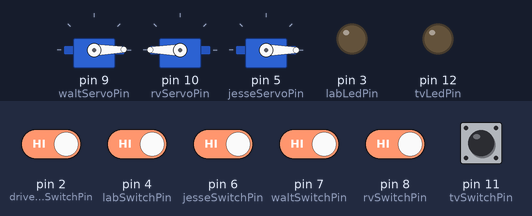
Bench run of a sketch on a simulated Arduino Uno, built with avr-gcc and run on an emulated ATmega328P. Shown: 3 × servo, output pins drawn as LEDs (lit = HIGH). The test bench sets the inputs (shaded band); at power-on: pin 2 (driveAwaySwitchPin), pin 4 (labSwitchPin), pin 6 (jesseSwitchPin), pin 7 (waltSwitchPin), pin 8 (rvSwitchPin), pin 11 (tvSwitchPin) HIGH.

Above: at 1.2 s.
1.3 s: pin 2 (driveAwaySwitchPin) driven LOW and pin 4 (labSwitchPin) driven LOW and pin 6 (jesseSwitchPin) driven LOW and pin 7 (waltSwitchPin) driven LOW and pin 8 (rvSwitchPin) driven LOW
At 8.9 s:
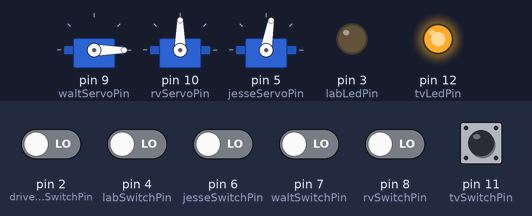
13.4 s: pin 2 (driveAwaySwitchPin) driven HIGH
At 13.59 s:
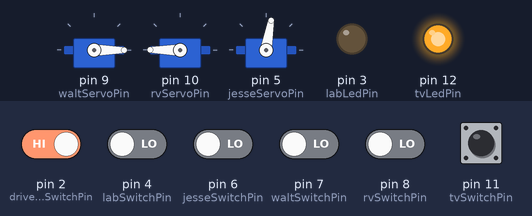
25.5 s: pin 4 (labSwitchPin) driven HIGH
At 29.8 s:
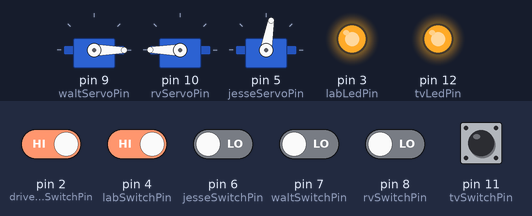
37.6 s: pin 6 (jesseSwitchPin) driven HIGH
At 37.9 s:
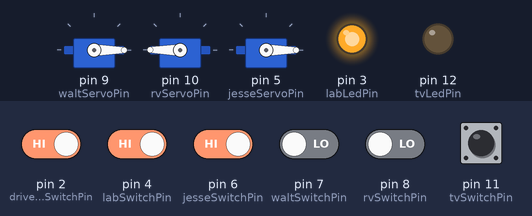
49.7 s: pin 8 (rvSwitchPin) driven HIGH
At 49.86 s:
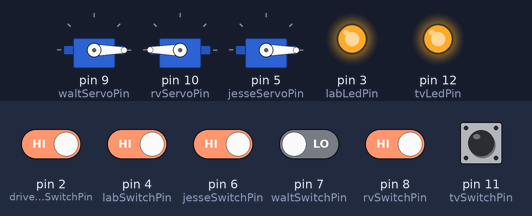
61.8 s: pin 4 (labSwitchPin) driven LOW
At 70.21 s:
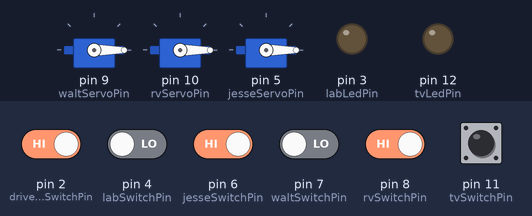
Timing chart, 0 to 79.6 s (numbered marks = the images above; inputs shaded):
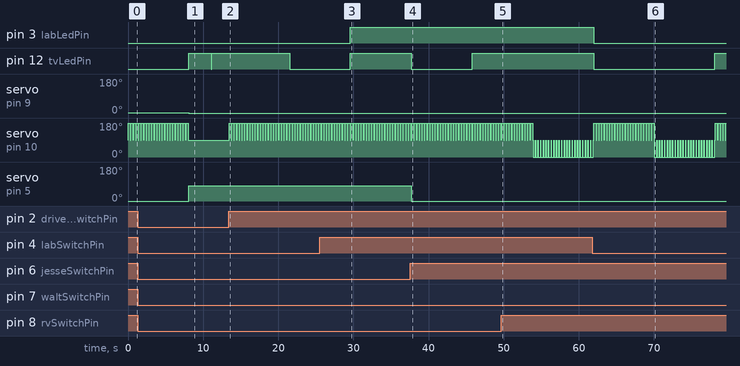

The sketch:

breaking_bad_final_code.ino
```cpp
//god code
//holy crap im tired
#include <Servo.h>

// Create Servo objects
Servo waltServo;   // Servo for Walter (Interaction 1)
Servo rvServo;     // Servo for the RV (Interaction 2)
Servo jesseServo;  // Servo for Jesse (Interaction 4)

// ---- Pin Definitions ----
// Walter (Interaction 1)
const int waltServoPin = 9;   // Pin connected to Walter's servo
const int waltSwitchPin = 7;  // Pin connected to Walter's copper tape switch

// RV (Interaction 2)
const int rvSwitchPin = 8;    // Pin connected to the RV's copper tape switch
const int rvServoPin = 10;    // Pin connected to the RV's 360-degree servo

// TV (Interaction 3)
const int tvSwitchPin = 11;   // Pin connected to the TV's copper tape switch
const int tvLedPin = 12;      // Pin connected to the TV LED

// Jesse (Interaction 4)
const int jesseSwitchPin = 6; // Pin connected to Jesse's copper tape switch
const int jesseServoPin = 5;  // Pin connected to Jesse's servo

// Lab (Interaction 5)
const int labSwitchPin = 4;   // Pin connected to the lab's copper tape switch
const int labLedPin = 3;      // Pin connected to the lab LED

// ---- Interaction 6: Driving Away ----
const int driveAwaySwitchPin = 2;   // Pin connected to the driving away switch
bool isDrivingAway = false;          // State for driving away

// ---- State Variables ----
// RV state
bool rvActivated = false;

// TV state
bool switchActivated = false; // For Interaction 3
unsigned long switchPressTime = 0; // Time when the switch was pressed
const unsigned long ledDuration = 3000; // LED on duration (3 seconds)

// Smooth movement for Walter's servo
int waltServoPosition = 0;   // Current position of Walter's servo
int waltTargetPosition = 0;  // Target position of Walter's servo

void setup() {
  // Attach the servos to their respective pins
  waltServo.attach(waltServoPin);
  rvServo.attach(rvServoPin);
  jesseServo.attach(jesseServoPin);

  // Set up the switch pins as inputs with pull-up resistors
  pinMode(waltSwitchPin, INPUT_PULLUP);
  pinMode(rvSwitchPin, INPUT_PULLUP);
  pinMode(tvSwitchPin, INPUT_PULLUP);
  pinMode(jesseSwitchPin, INPUT_PULLUP);
  pinMode(labSwitchPin, INPUT_PULLUP);
  pinMode(driveAwaySwitchPin, INPUT_PULLUP); // Set up the switch pin for driving away

  // Set up the LED pins as outputs
  pinMode(tvLedPin, OUTPUT);
  pinMode(labLedPin, OUTPUT);

  // Initialize components to their starting states
  waltServo.write(0);    // Walter's servo starts at 0 degrees
  rvServo.write(90);     // RV's servo stationary position
  jesseServo.write(0);   // Jesse's servo starts at 0 degrees
  digitalWrite(tvLedPin, LOW); // Ensure the TV LED is initially off
  digitalWrite(labLedPin, LOW); // Ensure the lab LED is initially off
}

void loop() {
  // ---- Interaction 1: Walter Washing Car ----
  int waltSwitchState = digitalRead(waltSwitchPin); // Read Walter's switch state
  if (waltSwitchState == LOW) {
    waltTargetPosition = 0;  // Rotate to 0 degrees
  } else {
    waltTargetPosition = 20; // Return to 20 degrees
  }

  // Gradually move Walter's servo to the target position
  if (waltServoPosition < waltTargetPosition) {
    waltServoPosition++;
    waltServo.write(waltServoPosition);
    delay(15);  // Adjust speed
  } else if (waltServoPosition > waltTargetPosition) {
    waltServoPosition--;
    waltServo.write(waltServoPosition);
    delay(15);  // Adjust speed
  }

  // ---- Interaction 6: Driving Away ----
  int driveAwaySwitchState = digitalRead(driveAwaySwitchPin); // Read the driving away switch state
  if (driveAwaySwitchState == HIGH && !isDrivingAway) {
    isDrivingAway = true;             // Set the state to driving away
    rvActivated = true;               // Block Interaction 2 during driving away

    // Rotate the RV servo to simulate the "driving away" action
    for (int i = 0; i < 23; i++) { // Rotate the servo 24 times for a full "driving away" effect
      rvServo.write(180);    // Rotate the 360-degree servo
      delay(300);            // Wait for the servo to complete the rotation
      rvServo.write(90);     // Return to the stationary position
      delay(50);             // Wait for stability before the next rotation
    }

    // Reset the flag after the interaction is complete
    isDrivingAway = false;
    rvActivated = false; // Allow RV interactions again
  }

  // ---- Interaction 2: RV Opening ----
  int rvSwitchState = digitalRead(rvSwitchPin); // Read RV's switch state
  if (rvSwitchState == HIGH && !rvActivated && !isDrivingAway) {
    rvActivated = true;  // Set the activation flag
    for (int i = 0; i < 23; i++) { // Rotate the servo counterclockwise 6 times
      rvServo.write(0);   // Rotate the servo counterclockwise
      delay(300);         // Adjust for one full rotation
      rvServo.write(90);  // Stop the servo
      delay(50);          // Short delay between rotations
    }
  }

  // ---- Interaction 3: TV Lighting Up ----
  int tvSwitchState = digitalRead(tvSwitchPin); // Read TV's switch state
  if (tvSwitchState == HIGH && !switchActivated) {
    switchActivated = true; // Set the bool to true when the switch is pressed
    digitalWrite(tvLedPin, HIGH);  // Turn on the LED
    switchPressTime = millis();  // Record the time when the switch was pressed
  }

  // If the LED has been on for the set duration (3 seconds), turn it off
  if (switchActivated && (millis() - switchPressTime >= ledDuration)) {
    digitalWrite(tvLedPin, LOW);   // Turn off the LED
    switchActivated = false;       // Reset the flag
  }

  // ---- Interaction 4: Jesse Falling ----
  int jesseSwitchState = digitalRead(jesseSwitchPin); // Read Jesse's switch state
  if (jesseSwitchState == LOW) {
    jesseServo.write(80); // Rotate to 80 degrees
  } else {
    jesseServo.write(0); // Return to 0 degrees
  }

  // ---- Interaction 5: Lab Activity ----
  int labSwitchState = digitalRead(labSwitchPin); // Read Lab's switch state
  if (labSwitchState == LOW) {
    digitalWrite(labLedPin, LOW); // Turn on the lab LED
  } else {
    digitalWrite(labLedPin, HIGH);  // Turn off the lab LED
  }

  // Short delay for loop stability
  delay(50);
}
```

Measured:
- after the input at 1.3 s, pin 12 (tvLedPin): LOW → HIGH after 6.8 s, → LOW 3.0 s later, → HIGH 0.05 s later; servo on pin 9 (waltServoPin): 1° → 0° after 6.8 s; servo on pin 10 (rvServoPin): goes on until 8.0 s, then stays 90°; servo on pin 5 (jesseServoPin): 0° → 80° after 6.8 s
- after the input at 13.4 s, servo on pin 10 (rvServoPin): alternates 180° for 0.30 s and 90° for 0.05 s, starting after 0.05 s
- after the input at 25.5 s, pin 3 (labLedPin): LOW → HIGH after 4.1 s
- after the input at 37.6 s, servo on pin 5 (jesseServoPin): 80° → 0° after 0.11 s
- after the input at 49.7 s, pin 12 (tvLedPin): stays HIGH (without the input it goes to LOW after 4.2 s)
- after the input at 61.8 s, pin 3 (labLedPin): HIGH → LOW after 0.17 s
